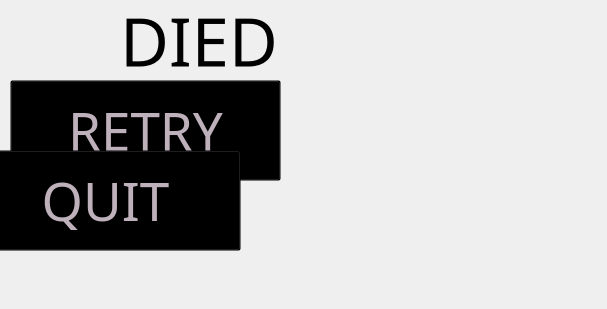
<?xml version="1.0" encoding="UTF-8"?>
<ui version="4.0">
 <class>Form</class>
 <widget class="QWidget" name="Form">
  <property name="geometry">
   <rect>
    <x>0</x>
    <y>0</y>
    <width>607</width>
    <height>309</height>
   </rect>
  </property>
  <property name="windowTitle">
   <string>Form</string>
  </property>
  <widget class="QLabel" name="label">
   <property name="geometry">
    <rect>
     <x>0</x>
     <y>-10</y>
     <width>611</width>
     <height>321</height>
    </rect>
   </property>
   <property name="text">
    <string/>
   </property>
   <property name="pixmap">
    <pixmap>3.png</pixmap>
   </property>
  </widget>
  <widget class="QLabel" name="label_2">
   <property name="geometry">
    <rect>
     <x>120</x>
     <y>-50</y>
     <width>321</width>
     <height>181</height>
    </rect>
   </property>
   <property name="font">
    <font>
     <family>Justice Chrome</family>
     <pointsize>50</pointsize>
    </font>
   </property>
   <property name="text">
    <string>DIED</string>
   </property>
  </widget>
  <widget class="QPushButton" name="retry_button">
   <property name="geometry">
    <rect>
     <x>10</x>
     <y>80</y>
     <width>271</width>
     <height>101</height>
    </rect>
   </property>
   <property name="font">
    <font>
     <family>Justice Chrome</family>
     <pointsize>40</pointsize>
    </font>
   </property>
   <property name="styleSheet">
    <string notr="true">background-color: rgba(0, 0, 0, 0);
color: rgb(191, 177, 187);</string>
   </property>
   <property name="text">
    <string>RETRY</string>
   </property>
  </widget>
  <widget class="QPushButton" name="quit_button">
   <property name="geometry">
    <rect>
     <x>-30</x>
     <y>150</y>
     <width>271</width>
     <height>101</height>
    </rect>
   </property>
   <property name="font">
    <font>
     <family>Justice Chrome</family>
     <pointsize>40</pointsize>
    </font>
   </property>
   <property name="styleSheet">
    <string notr="true">background-color: rgba(0, 0, 0, 0);
color: rgb(191, 177, 187);</string>
   </property>
   <property name="text">
    <string>QUIT</string>
   </property>
  </widget>
 </widget>
 <resources/>
 <connections/>
</ui>
